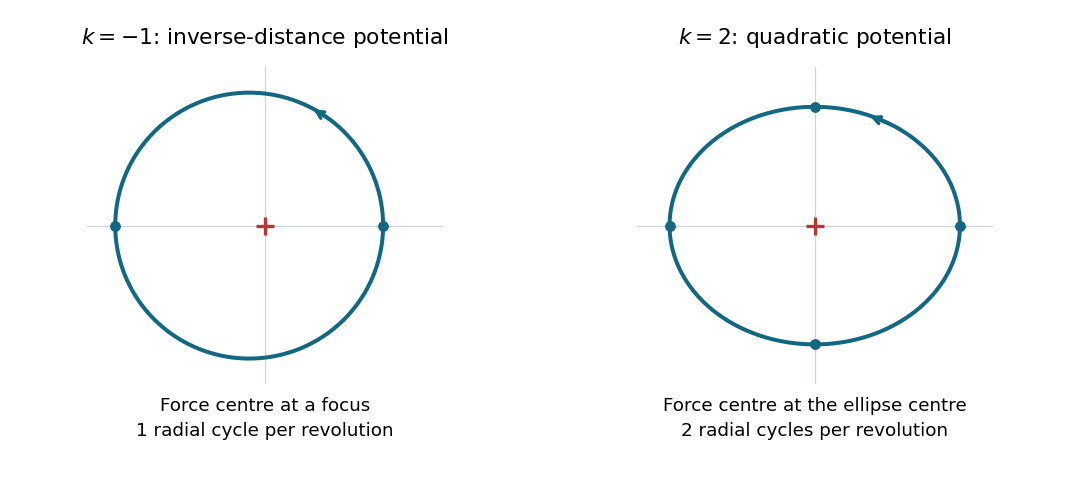

Reproduce this figure in Python.
"""Original orbit sketches. Tested with Python 3.14, NumPy 2.3.5, Matplotlib 3.10.7."""
from pathlib import Path
import matplotlib
matplotlib.use('Agg')
import matplotlib.pyplot as plt
import numpy as np

plt.rcParams.update({'font.size': 11, 'axes.titlesize': 13, 'figure.facecolor': 'white', 'axes.facecolor': 'white'})
fig, axes = plt.subplots(1, 2, figsize=(9, 4), dpi=120)
theta = np.linspace(0, 2 * np.pi, 1201)
e = 0.12
radius = 1 / (1 + e * np.cos(theta))
paths = [(radius * np.cos(theta), radius * np.sin(theta)), (1.1 * np.cos(theta), 0.9 * np.sin(theta))]
titles = [r'$k=-1$: inverse-distance potential', r'$k=2$: quadratic potential']
notes = ['Force centre at a focus\n1 radial cycle per revolution', 'Force centre at the ellipse centre\n2 radial cycles per revolution']
for ax, (x, y), title, note in zip(axes, paths, titles, notes):
    ax.axhline(0, color='#cbd5e1', linewidth=0.7)
    ax.axvline(0, color='#cbd5e1', linewidth=0.7)
    ax.plot(x, y, color='#126782', linewidth=2.4)
    ax.scatter([0], [0], marker='+', color='#b93730', s=110, linewidths=2, label='force centre', zorder=5)
    ax.annotate('', xy=(x[230], y[230]), xytext=(x[192], y[192]), arrowprops={'arrowstyle': '->', 'color': '#126782', 'lw': 2})
    ax.set_title(title, pad=14)
    ax.set_aspect('equal')
    ax.set_xlim(-1.35, 1.35)
    ax.set_ylim(-1.2, 1.2)
    ax.set_xticks([])
    ax.set_yticks([])
    for spine in ax.spines.values():
        spine.set_visible(False)
    ax.text(0.5, -0.04, note, ha='center', va='top', transform=ax.transAxes, linespacing=1.5)
axes[0].scatter([1/(1+e), -1/(1-e)], [0, 0], color='#126782', s=30, zorder=5)
axes[1].scatter([1.1, -1.1, 0, 0], [0, 0, 0.9, -0.9], color='#126782', s=30, zorder=5)
fig.subplots_adjust(left=0.03, right=0.97, top=0.86, bottom=0.20, wspace=0.18)
fig.savefig(Path.cwd() / Path(__file__).with_suffix('.png').name, facecolor='white', transparent=False, metadata={'Software': 'Matplotlib'})
plt.close(fig)
